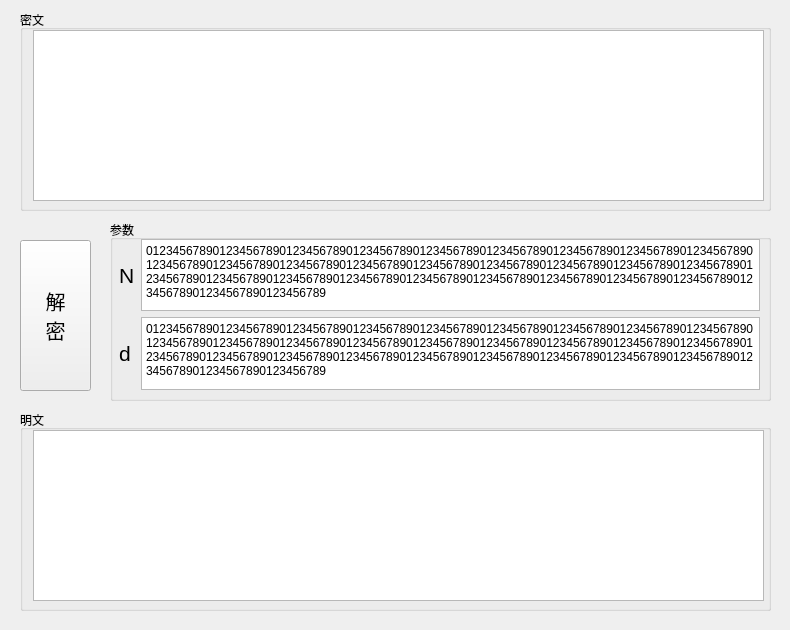
<?xml version="1.0" encoding="UTF-8"?>
<ui version="4.0">
 <class>decode</class>
 <widget class="QWidget" name="decode">
  <property name="geometry">
   <rect>
    <x>0</x>
    <y>0</y>
    <width>790</width>
    <height>630</height>
   </rect>
  </property>
  <property name="windowTitle">
   <string>Form</string>
  </property>
  <widget class="QGroupBox" name="groupBox_cip">
   <property name="geometry">
    <rect>
     <x>20</x>
     <y>10</y>
     <width>751</width>
     <height>201</height>
    </rect>
   </property>
   <property name="title">
    <string>密文</string>
   </property>
   <widget class="QPlainTextEdit" name="cipherText">
    <property name="geometry">
     <rect>
      <x>13</x>
      <y>20</y>
      <width>731</width>
      <height>171</height>
     </rect>
    </property>
   </widget>
  </widget>
  <widget class="QGroupBox" name="groupBox_msg">
   <property name="geometry">
    <rect>
     <x>20</x>
     <y>410</y>
     <width>751</width>
     <height>201</height>
    </rect>
   </property>
   <property name="title">
    <string>明文</string>
   </property>
   <widget class="QPlainTextEdit" name="messageText">
    <property name="geometry">
     <rect>
      <x>13</x>
      <y>20</y>
      <width>731</width>
      <height>171</height>
     </rect>
    </property>
   </widget>
  </widget>
  <widget class="QGroupBox" name="groupBox_param">
   <property name="geometry">
    <rect>
     <x>110</x>
     <y>220</y>
     <width>661</width>
     <height>181</height>
    </rect>
   </property>
   <property name="title">
    <string>参数</string>
   </property>
   <widget class="QWidget" name="gridLayoutWidget">
    <property name="geometry">
     <rect>
      <x>9</x>
      <y>19</y>
      <width>641</width>
      <height>151</height>
     </rect>
    </property>
    <layout class="QGridLayout" name="gridLayout">
     <item row="0" column="1">
      <widget class="QPlainTextEdit" name="text_N">
       <property name="plainText">
        <string>012345678901234567890123456789012345678901234567890123456789012345678901234567890123456789012345678901234567890123456789012345678901234567890123456789012345678901234567890123456789012345678901234567890123456789012345678901234567890123456789012345678901234567890123456789012345678901234567890123456789</string>
       </property>
      </widget>
     </item>
     <item row="0" column="0">
      <widget class="QLabel" name="label_N">
       <property name="font">
        <font>
         <pointsize>16</pointsize>
        </font>
       </property>
       <property name="text">
        <string>N</string>
       </property>
      </widget>
     </item>
     <item row="1" column="0">
      <widget class="QLabel" name="label_d">
       <property name="font">
        <font>
         <pointsize>16</pointsize>
        </font>
       </property>
       <property name="text">
        <string>d</string>
       </property>
      </widget>
     </item>
     <item row="1" column="1">
      <widget class="QPlainTextEdit" name="text_d">
       <property name="plainText">
        <string>012345678901234567890123456789012345678901234567890123456789012345678901234567890123456789012345678901234567890123456789012345678901234567890123456789012345678901234567890123456789012345678901234567890123456789012345678901234567890123456789012345678901234567890123456789012345678901234567890123456789</string>
       </property>
      </widget>
     </item>
    </layout>
   </widget>
  </widget>
  <widget class="QPushButton" name="btn_decode">
   <property name="geometry">
    <rect>
     <x>20</x>
     <y>240</y>
     <width>71</width>
     <height>151</height>
    </rect>
   </property>
   <property name="font">
    <font>
     <pointsize>15</pointsize>
    </font>
   </property>
   <property name="text">
    <string>解
密</string>
   </property>
  </widget>
 </widget>
 <resources/>
 <connections/>
</ui>
